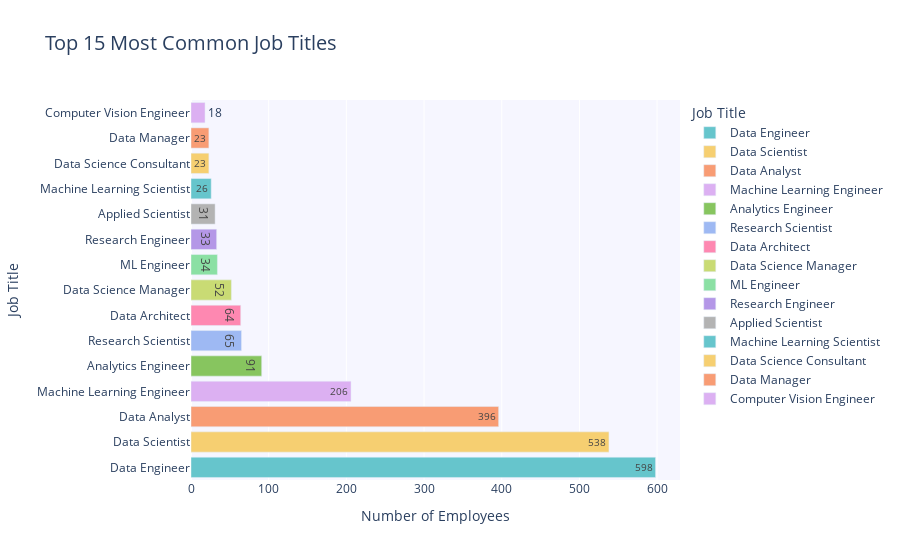

Notebook code for this chart:
### Markdown cell above
From the "Salary Distribution by Remote Ratio" chart, we can spot a few clear things:

1. **0 (Fully On-Site Work)**:  
   People working fully from the office have the **highest average salary** overall.  
   Also, the top salaries in this group are the highest compared to the others.  
   There’s a bit of variation, but the distribution looks stable.

2. **0.5 (Partially Remote)**:  
   This group has the **lowest average and maximum salaries**.  
   There's also some spread in salaries, and a few outliers.  
   Maybe being in-between (not fully remote or on-site) affects how much they get paid.

3. **1 (Fully Remote)**:  
   Fully remote workers earn salaries that are **very close to on-site workers** in terms of average and top values.  
   But their salary range is a bit wider.  
   Still, it's clear that full remote jobs are doing better than half-remote in terms of pay.

   
### 🔍 Summary:
Fully on-site and fully remote jobs offer higher and more stable salaries compared to partially remote ones.
Partially remote roles tend to have lower average pay and more variability.

### Code cell
# Analyzing the most common job titles -top 15
top_jobs = data['job_title'].value_counts().nlargest(15)

top_jobs_df = top_jobs.reset_index()
top_jobs_df.columns = ['Job Title', 'Count']

fig = px.bar(
    top_jobs_df,
    x='Count',
    y='Job Title',
    orientation='h',
    text='Count',
    title='Top 15 Most Common Job Titles',
    color='Job Title',
    color_discrete_sequence=px.colors.qualitative.Pastel
)
# 
fig.update_layout(
    yaxis=dict(autorange="reversed"),
    xaxis_title="Number of Employees",
    yaxis_title="Job Title",
    plot_bgcolor='rgba(240,240,255,0.6)',
    title_font_size=20
)

fig.show()

### Figure 1 — Plotly figure (JSON) as saved in the notebook; plotly's stock layout.template omitted (floating-point values rounded to 4 significant figures)
{"data": [{"hovertemplate": "Job Title=%{y}<br>Count=%{text}<extra></extra>", "legendgroup": "Data Engineer", "marker": {"color": "rgb(102, 197, 204)", "pattern": {"shape": ""}}, "name": "Data Engineer", "orientation": "h", "showlegend": true, "text": [598.0], "textposition": "auto", "type": "bar", "x": [598], "xaxis": "x", "y": ["Data Engineer"], "yaxis": "y"}, {"hovertemplate": "Job Title=%{y}<br>Count=%{text}<extra></extra>", "legendgroup": "Data Scientist", "marker": {"color": "rgb(246, 207, 113)", "pattern": {"shape": ""}}, "name": "Data Scientist", "orientation": "h", "showlegend": true, "text": [538.0], "textposition": "auto", "type": "bar", "x": [538], "xaxis": "x", "y": ["Data Scientist"], "yaxis": "y"}, {"hovertemplate": "Job Title=%{y}<br>Count=%{text}<extra></extra>", "legendgroup": "Data Analyst", "marker": {"color": "rgb(248, 156, 116)", "pattern": {"shape": ""}}, "name": "Data Analyst", "orientation": "h", "showlegend": true, "text": [396.0], "textposition": "auto", "type": "bar", "x": [396], "xaxis": "x", "y": ["Data Analyst"], "yaxis": "y"}, {"hovertemplate": "Job Title=%{y}<br>Count=%{text}<extra></extra>", "legendgroup": "Machine Learning Engineer", "marker": {"color": "rgb(220, 176, 242)", "pattern": {"shape": ""}}, "name": "Machine Learning Engineer", "orientation": "h", "showlegend": true, "text": [206.0], "textposition": "auto", "type": "bar", "x": [206], "xaxis": "x", "y": ["Machine Learning Engineer"], "yaxis": "y"}, {"hovertemplate": "Job Title=%{y}<br>Count=%{text}<extra></extra>", "legendgroup": "Analytics Engineer", "marker": {"color": "rgb(135, 197, 95)", "pattern": {"shape": ""}}, "name": "Analytics Engineer", "orientation": "h", "showlegend": true, "text": [91.0], "textposition": "auto", "type": "bar", "x": [91], "xaxis": "x", "y": ["Analytics Engineer"], "yaxis": "y"}, {"hovertemplate": "Job Title=%{y}<br>Count=%{text}<extra></extra>", "legendgroup": "Research Scientist", "marker": {"color": "rgb(158, 185, 243)", "pattern": {"shape": ""}}, "name": "Research Scientist", "orientation": "h", "showlegend": true, "text": [65.0], "textposition": "auto", "type": "bar", "x": [65], "xaxis": "x", "y": ["Research Scientist"], "yaxis": "y"}, {"hovertemplate": "Job Title=%{y}<br>Count=%{text}<extra></extra>", "legendgroup": "Data Architect", "marker": {"color": "rgb(254, 136, 177)", "pattern": {"shape": ""}}, "name": "Data Architect", "orientation": "h", "showlegend": true, "text": [64.0], "textposition": "auto", "type": "bar", "x": [64], "xaxis": "x", "y": ["Data Architect"], "yaxis": "y"}, {"hovertemplate": "Job Title=%{y}<br>Count=%{text}<extra></extra>", "legendgroup": "Data Science Manager", "marker": {"color": "rgb(201, 219, 116)", "pattern": {"shape": ""}}, "name": "Data Science Manager", "orientation": "h", "showlegend": true, "text": [52.0], "textposition": "auto", "type": "bar", "x": [52], "xaxis": "x", "y": ["Data Science Manager"], "yaxis": "y"}, {"hovertemplate": "Job Title=%{y}<br>Count=%{text}<extra></extra>", "legendgroup": "ML Engineer", "marker": {"color": "rgb(139, 224, 164)", "pattern": {"shape": ""}}, "name": "ML Engineer", "orientation": "h", "showlegend": true, "text": [34.0], "textposition": "auto", "type": "bar", "x": [34], "xaxis": "x", "y": ["ML Engineer"], "yaxis": "y"}, {"hovertemplate": "Job Title=%{y}<br>Count=%{text}<extra></extra>", "legendgroup": "Research Engineer", "marker": {"color": "rgb(180, 151, 231)", "pattern": {"shape": ""}}, "name": "Research Engineer", "orientation": "h", "showlegend": true, "text": [33.0], "textposition": "auto", "type": "bar", "x": [33], "xaxis": "x", "y": ["Research Engineer"], "yaxis": "y"}, {"hovertemplate": "Job Title=%{y}<br>Count=%{text}<extra></extra>", "legendgroup": "Applied Scientist", "marker": {"color": "rgb(179, 179, 179)", "pattern": {"shape": ""}}, "name": "Applied Scientist", "orientation": "h", "showlegend": true, "text": [31.0], "textposition": "auto", "type": "bar", "x": [31], "xaxis": "x", "y": ["Applied Scientist"], "yaxis": "y"}, {"hovertemplate": "Job Title=%{y}<br>Count=%{text}<extra></extra>", "legendgroup": "Machine Learning Scientist", "marker": {"color": "rgb(102, 197, 204)", "pattern": {"shape": ""}}, "name": "Machine Learning Scientist", "orientation": "h", "showlegend": true, "text": [26.0], "textposition": "auto", "type": "bar", "x": [26], "xaxis": "x", "y": ["Machine Learning Scientist"], "yaxis": "y"}, {"hovertemplate": "Job Title=%{y}<br>Count=%{text}<extra></extra>", "legendgroup": "Data Science Consultant", "marker": {"color": "rgb(246, 207, 113)", "pattern": {"shape": ""}}, "name": "Data Science Consultant", "orientation": "h", "showlegend": true, "text": [23.0], "textposition": "auto", "type": "bar", "x": [23], "xaxis": "x", "y": ["Data Science Consultant"], "yaxis": "y"}, {"hovertemplate": "Job Title=%{y}<br>Count=%{text}<extra></extra>", "legendgroup": "Data Manager", "marker": {"color": "rgb(248, 156, 116)", "pattern": {"shape": ""}}, "name": "Data Manager", "orientation": "h", "showlegend": true, "text": [23.0], "textposition": "auto", "type": "bar", "x": [23], "xaxis": "x", "y": ["Data Manager"], "yaxis": "y"}, {"hovertemplate": "Job Title=%{y}<br>Count=%{text}<extra></extra>", "legendgroup": "Computer Vision Engineer", "marker": {"color": "rgb(220, 176, 242)", "pattern": {"shape": ""}}, "name": "Computer Vision Engineer", "orientation": "h", "showlegend": true, "text": [18.0], "textposition": "auto", "type": "bar", "x": [18], "xaxis": "x", "y": ["Computer Vision Engineer"], "yaxis": "y"}], "layout": {"barmode": "relative", "legend": {"title": {"text": "Job Title"}, "tracegroupgap": 0}, "plot_bgcolor": "rgba(240,240,255,0.6)", "title": {"font": {"size": 20}, "text": "Top 15 Most Common Job Titles"}, "xaxis": {"anchor": "y", "domain": [0, 1], "title": {"text": "Number of Employees"}}, "yaxis": {"anchor": "x", "autorange": "reversed", "categoryarray": ["Computer Vision Engineer", "Data Manager", "Data Science Consultant", "Machine Learning Scientist", "Applied Scientist", "Research Engineer", "ML Engineer", "Data Science Manager", "Data Architect", "Research Scientist", "Analytics Engineer", "Machine Learning Engineer", "Data Analyst", "Data Scientist", "Data Engineer"], "categoryorder": "array", "domain": [0, 1], "title": {"text": "Job Title"}}}}
